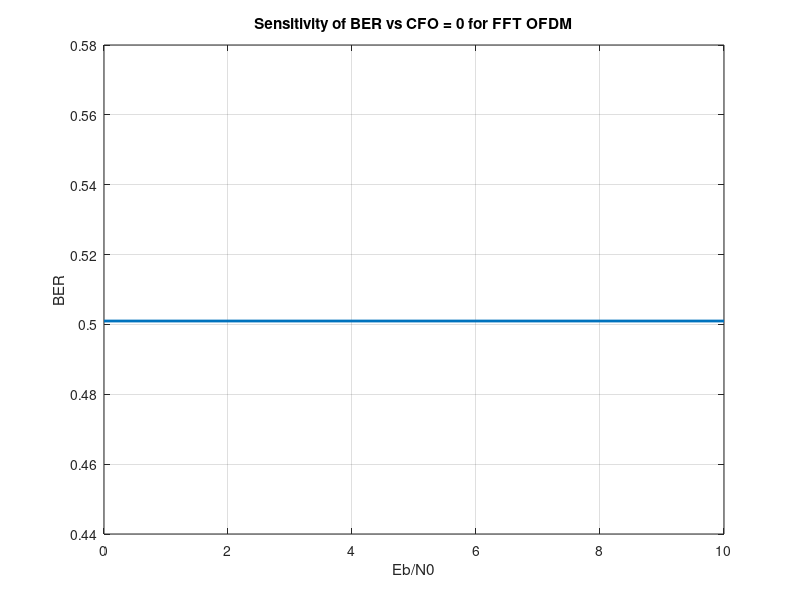

The MATLAB source for this figure: (Note: this script raises an error after producing the figure.)

%Adesoji Bello
%IMPLEMENTATION OF FFT OFDM WITH 16 BLOCK SIZE OF 64 BITS/BLOCK

%BPSK Modulation Parameters------------------------
no_Subcarriers = 64;            %No of subcarriers
no_Databits = 48;               %Data subcarriers
no_Pilotbits = 4;
bw = 20*10^6;                   %20MHz Bandwidth

%------------Derived Parameters-----------------

deltaF = bw/no_Subcarriers;                 %Sub-carrier bandwidth
symbol_Period = 1/deltaF;                           %Total symbol period for 64 sub carriers
cp_Delay = symbol_Period/4;                              %Cyclic Prefix delay period
total_Delay = cp_Delay + symbol_Period;                      %Total symbol delay
no_cyclicPrefix = no_Subcarriers * (cp_Delay/symbol_Period);         %No of symbols for CP
data_Subcarriers = no_Databits + no_Pilotbits;                                          %Total no of used sub-carriers


%%
%%-----------Random Bits at the Transmitter-------
original_data = [];
for i =1:1:16

    s = 2 * randi([0 1], 1, no_Subcarriers) - 1;      %Generate N random bits with BPSK Modulation
    original_data = [original_data s];


end
time_signal =[];
for i=1:1:16
    time_signal = [time_signal (no_Subcarriers/sqrt(data_Subcarriers)) * ifft(original_data(((i-1)*no_Subcarriers)+1:no_Subcarriers*i))];
end
% time_signal = (1/sqrt(no_Subcarriers)) * ifft(original_data);
cyclicPref_signal = [];
for i=1:1:16
    xblock = time_signal(((i-1)*no_Subcarriers)+1:no_Subcarriers*i);
    cyclicPref_signal =[cyclicPref_signal [xblock(no_Subcarriers-no_cyclicPrefix+1:no_Subcarriers), xblock]];        %Time modulated baseband signal after adding CP

end

%%
%--------------Baseband to Passband---------------
subcarrier_delay = total_Delay/(no_Subcarriers+no_cyclicPrefix);
t = subcarrier_delay/50: subcarrier_delay/50: subcarrier_delay;      %Iteration of time reduced to 10
fc = 2.4 * 10^9;                    %Center frequency of WLAN 2.4GHz
car_real =[];
car_imag =[];
carrier = [];
[M,P] = size(cyclicPref_signal);                  %Size of the modulated signal with the addition of Cyclic Prefix

%P = Length of the OFDM Signal after adding the Cyclic Prefix   #1280

for i =1:P
   car_real = real(cyclicPref_signal(i))* cos(2*pi*fc*t);   %Modulate real part (In Phase Part)
    car_imag = imag(cyclicPref_signal(i))* sin(2*pi*fc*t);   %Modulate imaginary part (Quadrature Part)
  carrier = [carrier car_real+car_imag];        %Concatenation of real & imaginary part for carrier transmission
end



%%
%------------Channel Modelling & Receiver System  ----------------------------
%An AWGN channel is modelled with a varying SNR
n = 11;
 num_errors = [];
 ber = [];
 snr = zeros(1,n);
 rcv_wocp = [];
 rcv_data_true = [];
 k =0;
 rcvsignal_freq = [];
 for m =1:1:n
    snr = k;
    rcv_carrier = awgn(carrier,snr,'measured');

    %Inphase & Quadrature down-conversion to obtain the baseband signal
    r = [];
    r_real = [];
    r_imag = [];

    for j = 1:1:P
        %In Phase Part
        r_in = rcv_carrier((j-1)*length(t)+1: j*length(t)) .* cos(2*pi*fc*t);
        r_in_int = (trapz(t,r_in)) * (2/subcarrier_delay);  %Integration over half a symbol period for the real part
        r_real = r_in_int;
    
         %Quadrature Part
         r_qd = rcv_carrier((j-1)*length(t)+1: j*length(t)) .* sin(2*pi*fc*t);
         r_qd_int = (trapz(t,r_qd)) * (2/subcarrier_delay);  %Integration over half a symbol period for the real part
         r_imag = r_qd_int;
    
         r = [r r_real+ i*r_imag];               %Received Signal Vector with CP
    end
    v = no_Subcarriers+16;
    
  %Removal of CYCLIC PREFIX
    for i=1:1:16
         rblock = r(((i-1)*v)+1:v*i);    
         rclip = rblock(no_cyclicPrefix+1:no_cyclicPrefix+no_Subcarriers);  
         rcv_wocp = [rcv_wocp rclip];
    end

    rcv_wo_cyclicprefix = rcv_wocp;             %Receiced signal without cyclic prefix
            

    %FFT Block
    for i=1:1:16
        rcvsignal_freq = [rcvsignal_freq  sqrt(data_Subcarriers)/no_Subcarriers*fft(rcv_wo_cyclicprefix(((i-1)*no_Subcarriers)+1:no_Subcarriers*i))];
    end

    rcv_data = rcvsignal_freq;
    %Demodulation of the recovered signal
    rcv_data(rcv_data<0) = 0;
    rcv_data(rcv_data>0) = 1;
                                     %Signal after Demodulation
    original_data(original_data<0) = 0;
%     received_signal(received_signal<0) = 0;

    [num_errors(m), ber(m)] = biterr(original_data,rcv_data);
    
  
    rcv_data(1:end)=[];
    rcv_wocp(1:end)=[];
    rcvsignal_freq = [];
 k = k+1;
end    
SNR = 0:1:10;
%Plot of BER vs SNR
plot(SNR,ber, 'linewidth',2.0);
xlabel('Eb/N0')
ylabel('BER')
title('Sensitivity of BER vs CFO = 0 for FFT OFDM')
grid on

T = table(SNR',ber');
T.Properties.VariableNames = {'SNR','BER'};
T

